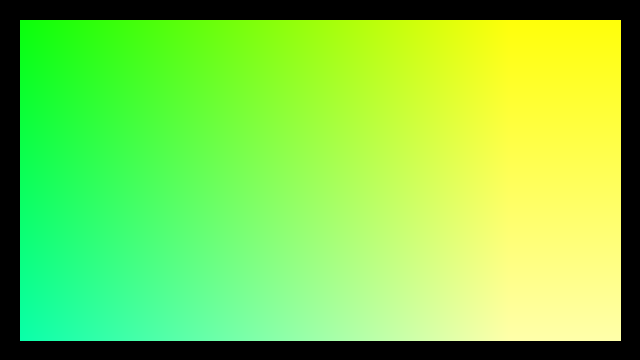
Frame 1 (no input)
Frame 60 (the mouse pressed at the canvas centre just before this capture): identical to frame 1, image omitted
Frame 120 (the mouse held since frame 60 and released just before this capture): identical to frame 1, image omitted

The Processing sketch that drew this single still picture (run headless with seeded random() and noise(); from frame 60 on, the mouse is pressed at the canvas centre):

// Processing sketch: loadPixels__
// ── loadPixels__.pde
//************************************************ loadPixels(); *************************************************//


//Description  

//Loads a snapshot of the current display window into the pixels[] array. 
//This function must always be called before reading from or writing to pixels[]. 
//Subsequent changes to the display window will not be reflected in pixels until loadPixels() is called again.

//Certain renderers may or may not seem to require loadPixels() or updatePixels(). 
//However, the rule is that any time you want to manipulate the pixels[] array, you must have previously called loadPixels(), 
//and after changes have been made, call updatePixels(). 
//Even if the renderer may not seem to use this function in the current Processing release, this will always be subject to change.

//Syntax  

//loadPixels()

//Returns  void



void setup()
{
  size(640, 360);
  background(0);
}

void draw()
{
  loadPixels();

  for (int x = 20; x <= width-20; x++)
  {
    for (int y = 20; y<= height-20; y++)
    {
      pixels[x+y*width] = color(x/2,255,y/2);
    }
  }
  updatePixels();
}
